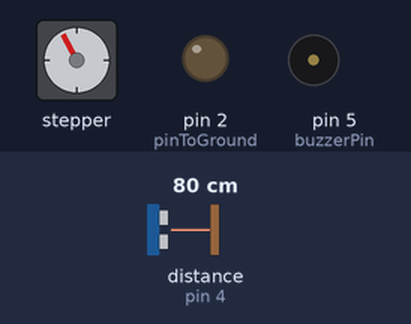
Bench run of a sketch on a simulated Arduino Nano, built with avr-gcc and run on an emulated ATmega328P. Parts: stepper motor, output pins drawn as LEDs (lit = HIGH), buzzer (waves = sounding, pin HIGH). The test bench sets the inputs (shaded band); at power-on: distance to the obstacle (sensor on pin 4) 80 cm. The echo pulse lasts 58.3 µs per cm; stepper angles assume 2048 steps per turn; pins used as bus, display or sensor lines are not drawn.

Above: at 1.2 s.
1.3 s: distance to the obstacle (sensor on pin 4) set to 25 cm
At 13.2 s:
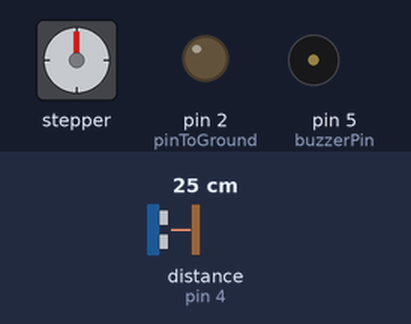
20.9 s: distance to the obstacle (sensor on pin 4) set to 19 cm
At 21.26 s:
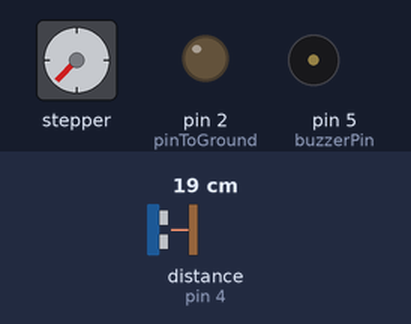
At 39.9 s:
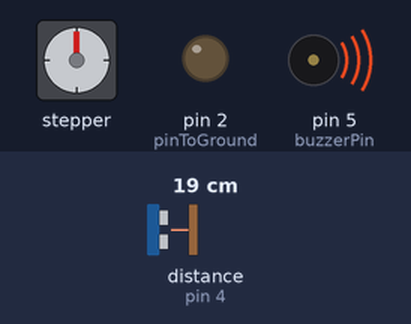
Timing chart, 0 to 46.5 s (numbered marks = the images above; inputs shaded):
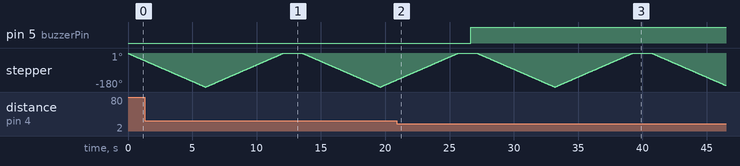

The sketch:

PestDeterrent.ino
```cpp
#include <Stepper.h>
#include <Arduino.h>

const int pinToGround = 2;
const int trigPin = 3; // Trigger pin of ultrasonic sensor
const int echoPin = 4; // Echo pin of ultrasonic sensor
const int buzzerPin = 5; // Buzzer pin
long duration;
int distance_cm;
int threshold = 20; // Threshold distance in centimeters for activating the buzzer

// Define the motor pins
const int IN1 = 8;
const int IN2 = 9;
const int IN3 = 10;
const int IN4 = 11;


// initialize the stepper library with the number of steps per revolution
// for the 28BYJ-48 motor, it's 2048 steps per revolution (or 4096 half-steps)
Stepper myStepper(2048, IN1, IN3, IN2, IN4);

void setup() {
  // set the speed of the stepper motor in rpm
  myStepper.setSpeed(5);

pinMode(pinToGround, OUTPUT); // Set pin as output

    // Define pin modes
  pinMode(trigPin, OUTPUT);
  pinMode(echoPin, INPUT);
  pinMode(buzzerPin, OUTPUT);

}

void loop() {
  // rotate the motor one revolution in the other direction
  myStepper.step(-1024);
  // rotate the motor one revolution in one direction
  myStepper.step(1024);

digitalWrite(pinToGround, LOW); // Set the pin to ground
  delay(1000); // Wait for a second

  // Clear the trigger pin
  digitalWrite(trigPin, LOW);
  delayMicroseconds(2);

  // Send a pulse to trigger the sensor
  digitalWrite(trigPin, HIGH);
  delayMicroseconds(10);
  digitalWrite(trigPin, LOW);

  // Measure the duration of the echo signal
  duration = pulseIn(echoPin, HIGH);

  // Calculate distance in centimeters
  distance_cm = duration * 0.034 / 2;

  // Print the distance to serial monitor
  Serial.print("Distance: ");
  Serial.print(distance_cm);
  Serial.println(" cm");

 // Activate buzzer if an obstacle is within the threshold distance
  if (distance_cm <= threshold) {
    digitalWrite(buzzerPin, HIGH);
  } else {
    digitalWrite(buzzerPin, LOW);
  }

  // Delay before the next measurement
  delay(500);

}
```

Measured:
- the behaviour switches between 22 and 21 cm on distance to the obstacle (sensor on pin 4) (found by bisection; images 1 and 2)
- after the input at 20.9 s, pin 5 (buzzerPin): LOW → HIGH after 5.8 s
